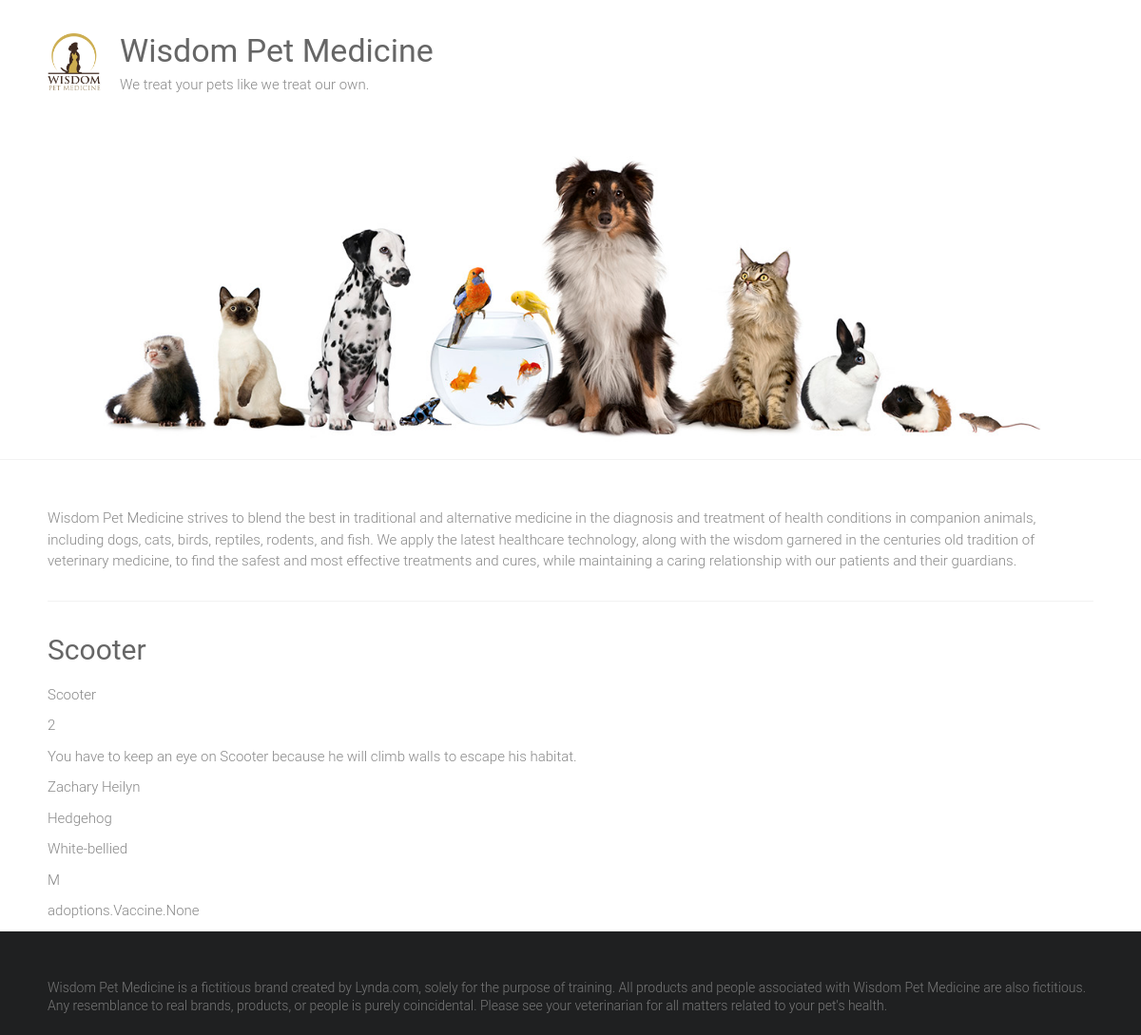
Page /adoptions/2/ on the committed database.
### adoptions/models.py (models this page shows)
class Pet(models.Model):
    SEX_CHOICES = (('M','Male'), ('F','Female'))
    name = models.CharField(max_length=100)
    age = models.IntegerField(null=True)
    description = models.TextField(blank=True)
    submitter = models.CharField(max_length=100)
    species = models.CharField(max_length=100)
    breed = models.CharField(max_length=100)
    sex = models.CharField(max_length=1, choices=SEX_CHOICES)
    vaccinations = models.ManyToManyField('vaccine', blank=True)
    def __str__(self):
        return self.name

### adoptions/views.py (the view)
# urls.py: path('adoptions/<int:pet_id>/', views.pet_details, name='pet_details'),
def pet_details(request, pet_id):
    try:
        pet = Pet.objects.get(id=pet_id)
        print(pet)
    except:
        raise Http404('Pet Not Found !')
    return render(request, 'pet_details.html',{'data':pet,})

### adoptions/templates/pet_details.html
{% extends "base.html" %} {% block content %}
<h1>{{data.name}}</h1>
<p>{{data.name }}</p>
<p>{{data.age }}</p>
<p>{{data.description }}</p>
<p>{{data.submitter }}</p>
<p>{{data.species }}</p>
<p>{{data.breed}} </p>
<p>{{data.sex }}</p>
<p>{{data.vaccinations }}</p>
{% endblock %}

### static/style.css (style rules this page uses)
html, body, div, span, applet, object, iframe, h1, h2, h3, h4, h5, h6, p, blockquote, pre, a, abbr, acronym, address, big, cite, code, del, dfn, em, font, ins, kbd, q, s, samp, small, strike, strong, sub, sup, tt, var, dl, dt, dd, ol, ul, li, fieldset, form, label, legend, table, caption, tbody, tfoot, thead, tr, th, td { border: 0; font: inherit; font-size: 100%; font-style: inherit; font-weight: inherit; margin: 0; outline: 0; padding: 0; vertical-align: baseline; }
html { overflow-y: scroll; -webkit-text-size-adjust: 100%; -ms-text-size-adjust: 100%; }
h1, h2, h3, h4, h5, h6 { color: #666666; line-height: 1.4; padding-bottom: 15px; font-weight: normal; }
h1 { font-size: 30px; }
body, button, input, select, textarea { color: #888888; font-size: 15px; line-height: 1.5; font-family: 'Roboto', sans-serif; font-weight: 300; }
p { color: #888888; font-size: 15px; line-height: 1.5; margin-bottom: 15px; font-weight: 300; }
body { background: #f2f2f2; }
body { padding-top: 30px; padding-bottom: 30px; }
body.wide { padding-top: 0; padding-bottom: 0; }
.single-page p { margin-bottom: 10px; }

### rows in the picture
Pet: name "Scooter", age "2", description "You have to keep an eye on Scooter because he will climb walls to escape his habitat.", submitter "Zachary Heilyn", species "Hedgehog", breed "White-bellied", sex "M", vaccinations "adoptions.Vaccine.None"
